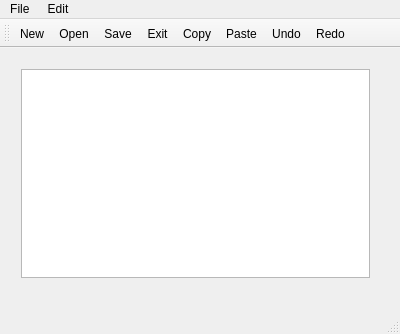
<?xml version="1.0" encoding="UTF-8"?>
<ui version="4.0">
 <class>MainWindow</class>
 <widget class="QMainWindow" name="MainWindow">
  <property name="geometry">
   <rect>
    <x>0</x>
    <y>0</y>
    <width>400</width>
    <height>334</height>
   </rect>
  </property>
  <property name="windowTitle">
   <string>MainWindow</string>
  </property>
  <widget class="QWidget" name="centralWidget">
   <widget class="QWidget" name="verticalLayoutWidget">
    <property name="geometry">
     <rect>
      <x>10</x>
      <y>10</y>
      <width>371</width>
      <height>231</height>
     </rect>
    </property>
    <layout class="QVBoxLayout" name="verticalLayout">
     <item>
      <widget class="QTextEdit" name="textEdit"/>
     </item>
    </layout>
   </widget>
  </widget>
  <widget class="QMenuBar" name="menuBar">
   <property name="geometry">
    <rect>
     <x>0</x>
     <y>0</y>
     <width>400</width>
     <height>26</height>
    </rect>
   </property>
   <widget class="QMenu" name="menuFile">
    <property name="title">
     <string>File </string>
    </property>
    <addaction name="actionNew"/>
    <addaction name="actionOpen"/>
    <addaction name="actionSave"/>
    <addaction name="actionExit"/>
   </widget>
   <widget class="QMenu" name="menuEdit">
    <property name="title">
     <string>Edit</string>
    </property>
    <addaction name="actionCopy"/>
    <addaction name="actionPaste"/>
    <addaction name="actionUndo"/>
    <addaction name="actionRedo"/>
   </widget>
   <addaction name="menuFile"/>
   <addaction name="menuEdit"/>
  </widget>
  <widget class="QToolBar" name="mainToolBar">
   <attribute name="toolBarArea">
    <enum>TopToolBarArea</enum>
   </attribute>
   <attribute name="toolBarBreak">
    <bool>false</bool>
   </attribute>
   <addaction name="actionNew"/>
   <addaction name="actionOpen"/>
   <addaction name="actionSave"/>
   <addaction name="actionExit"/>
   <addaction name="actionCopy"/>
   <addaction name="actionPaste"/>
   <addaction name="actionUndo"/>
   <addaction name="actionRedo"/>
  </widget>
  <widget class="QStatusBar" name="statusBar"/>
  <action name="actionNew">
   <property name="icon">
    <iconset>
     <normalon>:/images/QTIcons/new.png</normalon>
    </iconset>
   </property>
   <property name="text">
    <string>New</string>
   </property>
  </action>
  <action name="actionOpen">
   <property name="icon">
    <iconset>
     <normalon>:/images/QTIcons/open.png</normalon>
    </iconset>
   </property>
   <property name="text">
    <string>Open</string>
   </property>
  </action>
  <action name="actionSave">
   <property name="icon">
    <iconset>
     <normalon>:/images/QTIcons/save.png</normalon>
    </iconset>
   </property>
   <property name="text">
    <string>Save</string>
   </property>
  </action>
  <action name="actionExit">
   <property name="icon">
    <iconset>
     <normalon>:/images/QTIcons/exit.png</normalon>
    </iconset>
   </property>
   <property name="text">
    <string>Exit</string>
   </property>
  </action>
  <action name="actionCopy">
   <property name="icon">
    <iconset>
     <normalon>:/images/QTIcons/copy.png</normalon>
    </iconset>
   </property>
   <property name="text">
    <string>Copy</string>
   </property>
  </action>
  <action name="actionPaste">
   <property name="icon">
    <iconset resource="images.qrc">
     <normaloff>:/images/QTIcons/paste.png</normaloff>:/images/QTIcons/paste.png</iconset>
   </property>
   <property name="text">
    <string>Paste</string>
   </property>
  </action>
  <action name="actionUndo">
   <property name="icon">
    <iconset resource="images.qrc">
     <normaloff>:/images/QTIcons/undo.png</normaloff>:/images/QTIcons/undo.png</iconset>
   </property>
   <property name="text">
    <string>Undo</string>
   </property>
  </action>
  <action name="actionRedo">
   <property name="icon">
    <iconset>
     <normalon>:/images/QTIcons/redo.png</normalon>
    </iconset>
   </property>
   <property name="text">
    <string>Redo</string>
   </property>
  </action>
 </widget>
 <layoutdefault spacing="6" margin="11"/>
 <resources>
  <include location="images.qrc"/>
 </resources>
 <connections/>
</ui>
